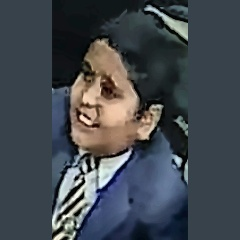
#> input picture enhanced_faces/AARAV.jpg, 240 x 240 px
$ python -i solution.py   (imports and definitions only)   (older library calls are emulated)
#> lines starting #> are read from the running program, lines starting #| are printed output that depends on the picture; after the words box and inside, x2 and y2 are one past the last pixel; in counts of white or black regions, pixels touching at a corner belong together
#> further down, picture is the input picture: shape (240, 240, 3); mean B, G, R 79, 72.7, 67
import os
import json
import time
from datetime import datetime
from typing import Dict, List, Tuple, Optional

import cv2
import numpy as np
from skimage.metrics import structural_similarity as ssim

# ============================================================
# CS24M118 - Sentio POC Face Enhancement Assignment
# Student style implementation using only classical CV methods.
#
# This version carefully improves the previous pipeline while
# preserving the required order:
#   1) Denoising
#   2) CLAHE in LAB space
#   3) Multi-step Lanczos upscaling + sharpening
#   4) Zone sharpening
#
# Added careful improvements:
# - adaptive denoising
# - luminance-only sharpening
# - blockiness-aware smoothing
# - face-aware crop in final normalization
# - slightly safer contrast enhancement
# ============================================================

# -----------------------------
# Paths / constants
# -----------------------------
INPUT_DIR = "dataset/Profiles_1"
OUTPUT_DIR = "enhanced_faces"
REPORT_FILE = "enhancement_report.html"
METRICS_FILE = "evaluation_metrics.json"
TARGET_SIZE = (240, 240)
SUPPORTED_EXTS = {".jpg", ".jpeg", ".png", ".bmp", ".webp"}

DENOISE_H = 8
DENOISE_H_COLOR = 8
DENOISE_TEMPLATE_WINDOW = 7
DENOISE_SEARCH_WINDOW = 21

CLAHE_CLIP_LIMIT = 3.5
CLAHE_TILE_GRID = (4, 4)

UPSCALE_THRESHOLD = 64

FACE_CASCADE = cv2.CascadeClassifier(
    cv2.data.haarcascades + "haarcascade_frontalface_default.xml"
)


# -----------------------------
# File helpers
# -----------------------------
def ensure_dir(path: str) -> None:
    os.makedirs(path, exist_ok=True)


def is_image_file(filename: str) -> bool:
    return os.path.splitext(filename.lower())[1] in SUPPORTED_EXTS


# [8 lines left out: function list_images, not called in this run]


# -----------------------------
# Basic utilities
# -----------------------------
def compute_sharpness(img_bgr: np.ndarray) -> float:
    gray = cv2.cvtColor(img_bgr, cv2.COLOR_BGR2GRAY)
    return float(cv2.Laplacian(gray, cv2.CV_64F).var())


# [9 lines left out: function compute_ssim_same_size, not called in this run]


def estimate_noise_level(img_bgr: np.ndarray) -> float:
    gray = cv2.cvtColor(img_bgr, cv2.COLOR_BGR2GRAY)
    blur = cv2.GaussianBlur(gray, (3, 3), 0)
    noise = gray.astype(np.float32) - blur.astype(np.float32)
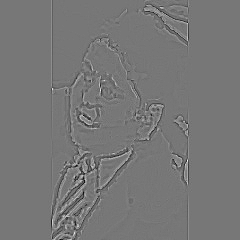
#> noise: shape (240, 240) float32; min -57, max 65, mean 0; drawn with min black and max white
    return float(np.std(noise))


def estimate_blockiness(img_bgr: np.ndarray) -> float:
    """
    Simple compression/blockiness estimate.
    I compare vertical and horizontal differences at 8-pixel boundaries.
    Larger value means stronger JPEG-like blocking.
    """
    gray = cv2.cvtColor(img_bgr, cv2.COLOR_BGR2GRAY).astype(np.float32)

    h, w = gray.shape
    if h < 16 or w < 16:
        return 0.0

    v_scores = []
    for x in range(8, w - 1, 8):
        boundary = np.mean(np.abs(gray[:, x] - gray[:, x - 1]))
        v_scores.append(boundary)

    h_scores = []
    for y in range(8, h - 1, 8):
        boundary = np.mean(np.abs(gray[y, :] - gray[y - 1, :]))
        h_scores.append(boundary)

    if not v_scores and not h_scores:
        return 0.0

    return float(np.mean(v_scores + h_scores))


def unsharp_mask_luminance(
    img_bgr: np.ndarray,
    amount: float = 0.8,
    sigma: float = 1.0
) -> np.ndarray:
    """
    Sharpen only luminance channel for more natural result.
    """
    lab = cv2.cvtColor(img_bgr, cv2.COLOR_BGR2LAB)
    l_channel, a_channel, b_channel = cv2.split(lab)

    blurred = cv2.GaussianBlur(l_channel, (0, 0), sigmaX=sigma, sigmaY=sigma)
    sharpened_l = cv2.addWeighted(l_channel, 1.0 + amount, blurred, -amount, 0)

    sharpened_l = np.clip(sharpened_l, 0, 255).astype(np.uint8)
    merged = cv2.merge((sharpened_l, a_channel, b_channel))
    return cv2.cvtColor(merged, cv2.COLOR_LAB2BGR)


def safe_blend(img1: np.ndarray, img2: np.ndarray, alpha_mask: np.ndarray) -> np.ndarray:
    blended = (
        img1.astype(np.float32) * alpha_mask[..., None] +
        img2.astype(np.float32) * (1.0 - alpha_mask[..., None])
    )
    return np.clip(blended, 0, 255).astype(np.uint8)


def detect_primary_face(img_bgr: np.ndarray) -> Optional[Tuple[int, int, int, int]]:
    gray = cv2.cvtColor(img_bgr, cv2.COLOR_BGR2GRAY)

    faces = FACE_CASCADE.detectMultiScale(
        gray,
        scaleFactor=1.1,
        minNeighbors=4,
        minSize=(40, 40)
    )

    if len(faces) == 0:
        return None

    faces = sorted(faces, key=lambda item: item[2] * item[3], reverse=True)
    x, y, w, h = faces[0]
    return int(x), int(y), int(w), int(h)


def pad_to_square_with_color(img_bgr: np.ndarray) -> np.ndarray:
    h, w = img_bgr.shape[:2]
    side = max(h, w)

    median_color = np.median(img_bgr.reshape(-1, 3), axis=0).astype(np.uint8)
    canvas = np.full((side, side, 3), median_color, dtype=np.uint8)

    y = (side - h) // 2
    x = (side - w) // 2
    canvas[y:y + h, x:x + w] = img_bgr
    return canvas


def face_centered_square_crop(img_bgr: np.ndarray) -> np.ndarray:
    """
    Better final crop:
    - if face is detected, crop around face center
    - otherwise fall back to square padding
    """
    face = detect_primary_face(img_bgr)
    h, w = img_bgr.shape[:2]

    if face is None:
        return pad_to_square_with_color(img_bgr)

    x, y, fw, fh = face
    cx = x + fw // 2
    cy = y + fh // 2

    side = int(max(fw, fh) * 1.9)
    side = max(side, min(h, w))
    side = min(side, max(h, w))

    x1 = max(0, cx - side // 2)
    y1 = max(0, cy - side // 2)
    x2 = min(w, x1 + side)
    y2 = min(h, y1 + side)

    crop = img_bgr[y1:y2, x1:x2]

    if crop.shape[0] != crop.shape[1]:
        crop = pad_to_square_with_color(crop)

    return crop


# -----------------------------
# Stage 1 - Denoising
# -----------------------------
def stage1_denoise(img_bgr: np.ndarray) -> np.ndarray:
    """
    Adaptive denoising based on estimated noise.
    """
    noise_level = estimate_noise_level(img_bgr)
#> noise_level = 5.3

    if noise_level < 8:
        h_value = 5
        h_color_value = 5
    elif noise_level < 15:
        h_value = DENOISE_H
        h_color_value = DENOISE_H_COLOR
    else:
        h_value = 11
        h_color_value = 11

    out = cv2.fastNlMeansDenoisingColored(
        img_bgr,
        None,
        h_value,
        h_color_value,
        DENOISE_TEMPLATE_WINDOW,
        DENOISE_SEARCH_WINDOW,
    )

    return out


# -----------------------------
# Stage 2 - CLAHE on L channel only
# -----------------------------
def stage2_clahe_lab(img_bgr: np.ndarray) -> np.ndarray:
    """
    Slightly adaptive CLAHE:
    If image is already very contrasty, reduce clipLimit a little.
    """
    lab = cv2.cvtColor(img_bgr, cv2.COLOR_BGR2LAB)
#> lab: shape (240, 240, 3); mean of channels 0, 1, 2 75.8, 128, 123
    l_channel, a_channel, b_channel = cv2.split(lab)
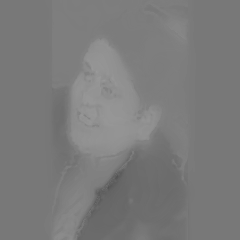
#> b_channel: shape (240, 240); min 83, max 153, mean 123

    std_l = float(np.std(l_channel))
#> std_l = 46.88
    if std_l > 55:
        clip_limit = 2.8
    else:
        clip_limit = CLAHE_CLIP_LIMIT

    clahe = cv2.createCLAHE(
        clipLimit=clip_limit,
        tileGridSize=CLAHE_TILE_GRID,
    )
    l_channel = clahe.apply(l_channel)

    merged = cv2.merge((l_channel, a_channel, b_channel))
#> merged: shape (240, 240, 3); mean of channels 0, 1, 2 98, 128, 123
    return cv2.cvtColor(merged, cv2.COLOR_LAB2BGR)
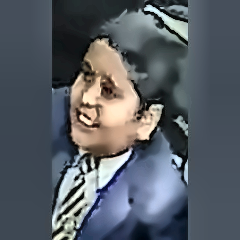
#> returned value: shape (240, 240, 3); mean B, G, R 100.3, 93, 87.3


# -----------------------------
# Stage 3 - Multi-step Lanczos upscaling
# -----------------------------
def stage3_multistep_upscale(img_bgr: np.ndarray) -> np.ndarray:
    """
    Multi-step upscaling with gentle edge-preserving cleanup.
    """
    h, w = img_bgr.shape[:2]
#> h = 240; w = 240
    out = img_bgr.copy()
    blockiness = estimate_blockiness(out)
#> the loop in estimate_blockiness, `for x in range(8, w - 1, 8):` made 29 passes
#> boundary on passes 1 to 12: 0, 0, 0, 0.075, 0.208, 0.142, 8.15, 14.27, 17.58, 22.44, 13.85, 15.67
#> after the loop in estimate_blockiness, `for x in range(8, w - 1, 8):`: v_scores = 29 values, max 22.44 at index 9, min 0 at index 0, mean 6.57
#> the loop in estimate_blockiness, `for y in range(8, h - 1, 8):` made 29 passes
#> boundary on passes 1 to 12: 5.1, 5.9, 3.43, 3.52, 5.95, 3.95, 1.92, 2.51, 4.96, 7.3, 6.25, 4.94
#> after the loop in estimate_blockiness, `for y in range(8, h - 1, 8):`: h_scores = 29 values, max 12.35 at index 12, min 1.92 at index 6, mean 5.73
#> blockiness = 6.15
    if blockiness > 20:
        out = cv2.medianBlur(out, 3)

    if min(h, w) < UPSCALE_THRESHOLD:
        out = cv2.resize(out, (w * 2, h * 2), interpolation=cv2.INTER_LANCZOS4)

        # If image is very blocky, sharpen less.
        if blockiness > 18:
            out = unsharp_mask_luminance(out, amount=0.35, sigma=1.0)
        else:
            out = unsharp_mask_luminance(out, amount=0.50, sigma=1.0)

        h2, w2 = out.shape[:2]
        out = cv2.resize(out, (w2 * 2, h2 * 2), interpolation=cv2.INTER_LANCZOS4)

        if blockiness > 18:
            out = unsharp_mask_luminance(out, amount=0.20, sigma=1.0)
        else:
            out = unsharp_mask_luminance(out, amount=0.30, sigma=1.0)

    if out.shape[0] < TARGET_SIZE[1] or out.shape[1] < TARGET_SIZE[0]:
        out = cv2.resize(out, TARGET_SIZE, interpolation=cv2.INTER_LANCZOS4)

    # Gentle bilateral cleanup after upscaling to reduce blocky edges
    out = cv2.bilateralFilter(out, d=3, sigmaColor=12, sigmaSpace=12)

    return out


# -----------------------------
# Stage 4 - Zone sharpening
# -----------------------------
def build_zone_mask(img_bgr: np.ndarray) -> np.ndarray:
    h, w = img_bgr.shape[:2]
#> h = 240; w = 240
    mask = np.zeros((h, w), dtype=np.float32)

    face = detect_primary_face(img_bgr)
#> in detect_primary_face, `faces = FACE_CASCADE.detectMultiScale( gray, scaleFactor=1.1, minNeigh..`: faces = ()

    if face is None:
        center_x = w // 2
#> center_x = 120
        center_y = int(h * 0.45)
#> center_y = 108
        axes = (int(w * 0.22), int(h * 0.20))
#> axes = (52, 48)
        cv2.ellipse(mask, (center_x, center_y), axes, 0, 0, 360, 1.0, -1)
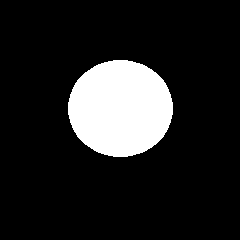
#> mask: shape (240, 240) float32; values 0 (black) and 1 (white), 13.9% white; 1 white region, box (x1, y1, x2, y2) and area: (68, 60, 173, 157) 7995
    else:
        x, y, fw, fh = face

        eye_nose_center = (x + fw // 2, y + int(fh * 0.42))
        eye_nose_axes = (max(12, int(fw * 0.22)), max(10, int(fh * 0.18)))
        cv2.ellipse(mask, eye_nose_center, eye_nose_axes, 0, 0, 360, 1.0, -1)

        mouth_center = (x + fw // 2, y + int(fh * 0.70))
        mouth_axes = (max(10, int(fw * 0.16)), max(8, int(fh * 0.10)))
        cv2.ellipse(mask, mouth_center, mouth_axes, 0, 0, 360, 0.55, -1)

    mask = cv2.GaussianBlur(mask, (31, 31), 0)
    return np.clip(mask, 0.0, 1.0)


def stage4_zone_sharpen(img_bgr: np.ndarray) -> np.ndarray:
    """
    Careful final sharpening.
    On blocky images, keep it softer.
    """
    mask = build_zone_mask(img_bgr)
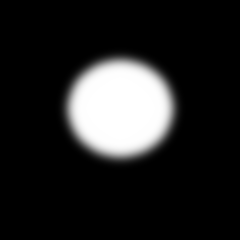
#> mask: shape (240, 240) float32; min 0, max 1, mean 0.139
    blockiness = estimate_blockiness(img_bgr)
#> the loop in estimate_blockiness (call 2), `for x in range(8, w - 1, 8):` made 29 passes
#> boundary on passes 1 to 12: 0, 0, 0, 0.075, 0.208, 0.429, 8.04, 14.14, 17.2, 22.21, 13.67, 15.58
#> the loop in estimate_blockiness (call 2), `for y in range(8, h - 1, 8):` made 29 passes
#> boundary on passes 1 to 12: 5, 5.67, 3.31, 3.42, 5.8, 3.82, 1.77, 2.4, 4.88, 7.07, 6.07, 4.79
#> blockiness = 6.01

    if blockiness > 18:
        strong = unsharp_mask_luminance(img_bgr, amount=0.60, sigma=1.0)
        mild = unsharp_mask_luminance(img_bgr, amount=0.12, sigma=1.2)
    else:
        strong = unsharp_mask_luminance(img_bgr, amount=0.92, sigma=0.95)
#> in unsharp_mask_luminance, `lab = cv2.cvtColor(img_bgr, cv2.COLOR_BGR2LAB)`: lab: shape (240, 240, 3); mean of channels 0, 1, 2 98, 128, 122.9
#> in unsharp_mask_luminance, `merged = cv2.merge((sharpened_l, a_channel, b_channel))`: merged: shape (240, 240, 3); mean of channels 0, 1, 2 98.3, 128, 122.9
#> in unsharp_mask_luminance, `return cv2.cvtColor(merged, cv2.COLOR_LAB2BGR)`:
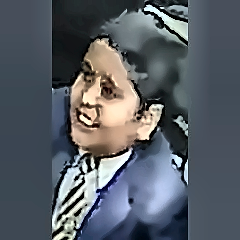
#> returned value: shape (240, 240, 3); mean B, G, R 100.7, 93.5, 87.7
        mild = unsharp_mask_luminance(img_bgr, amount=0.22, sigma=1.15)
#> in unsharp_mask_luminance (call 2), `merged = cv2.merge((sharpened_l, a_channel, b_channel))`: merged: shape (240, 240, 3); mean of channels 0, 1, 2 98, 128, 122.9

    return safe_blend(strong, mild, mask)


# -----------------------------
# Final normalization
# -----------------------------
def normalize_to_240(img_bgr: np.ndarray) -> np.ndarray:
    square = face_centered_square_crop(img_bgr)
#> in pad_to_square_with_color, `median_color = np.median(img_bgr.reshape(-1, 3), axis=0).astype(np.uin..`: median_color = [90, 79, 72]
#> in pad_to_square_with_color, `canvas = np.full((side, side, 3), median_color, dtype=np.uint8)`:
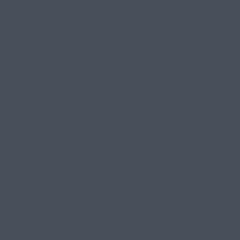
#> canvas: shape (240, 240, 3); mean of channels 0, 1, 2 90, 79, 72; drawn as B, G, R
    final_img = cv2.resize(square, TARGET_SIZE, interpolation=cv2.INTER_LANCZOS4)
    return final_img


# -----------------------------
# Full pipeline
# -----------------------------
def enhance_face(img_bgr: np.ndarray) -> np.ndarray:
    out = stage1_denoise(img_bgr)
    out = stage2_clahe_lab(out)
    out = stage3_multistep_upscale(out)
    out = stage4_zone_sharpen(out)
    out = normalize_to_240(out)
    return out


# -----------------------------
# HTML helpers
# -----------------------------
# [7 lines left out: function html_escape, not called in this run]


def relative_image_path(path: str) -> str:
    return path.replace("\\", "/")


# -----------------------------
# Report generation
# -----------------------------
# [257 lines left out: functions generate_html_report, main, not called in this run]


# [2 lines not run here, left out]

>>> import cv2
>>> picture = cv2.imread('enhanced_faces/AARAV.jpg')
>>> result = enhance_face(picture)
